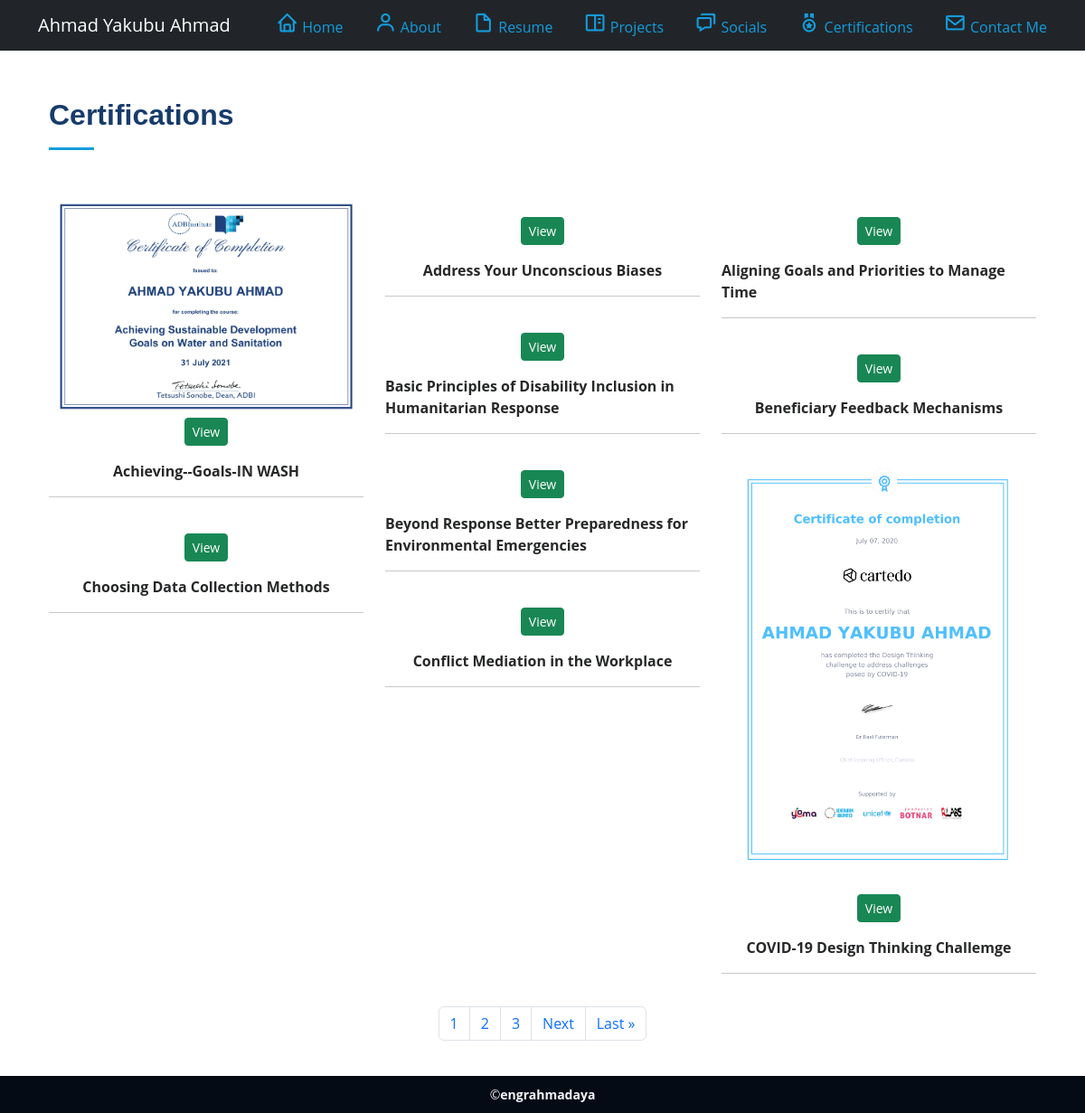
Page /certifications on the committed database.
### baseapp/models.py (models this page shows, shortened)
class Certification(models.Model):
    title = models.CharField(max_length=100)
    description = models.TextField(null=True, blank=True)
    image = models.ImageField(upload_to='certificates', null=True, blank=True)
    year_acquired = models.DateField(null=True, blank=True)
    provider = models.CharField(max_length=200, null=True, blank=True)

### baseapp/views.py (the view)
# urls.py: path('certifications', views.certifications, name="certifications"),
def certifications(request):
    certificates = Certification.objects.order_by('title')
    paginator = Paginator(certificates, 9)
    page_number = request.GET.get('page')
    page_obj = paginator.get_page(page_number)
    context = {'certificates' : certificates, 'page_obj' : page_obj}
    return render(request, 'baseapp/certifications.html', context)

### baseapp/templates/baseapp/certifications.html (shortened to what this page needs)
{% extends 'baseapp/base.html' %}
{% load static %}
{% block content  %}
  <section id="portfolio" class="container">
    <div class="container">
      <div class="section-title">
        <h2>Certifications</h2>
      </div>
      <div class="row portfolio-container justify-content-center align-content-center" data-aos="fade-up" data-aos-delay="100">
        {% for certificate in page_obj %}
        <div class="col-lg-4 col-md-6 portfolio-item filter-app">
          <div class="portfolio-wrap">
            <img src="{{certificate.image.url}}" class="img-fluid" alt="">
            <div class="portfolio-links align-items-center justify-content-center">
              <a href="{{certificate.image.url}}" data-gallery="portfolioGallery" class="portfolio-lightbox align-items-center justify-content-center d-flex" title="App 1"><button class="btn btn-sm btn-success align-items-center justify-content-center d-flex float-center">View</button></a>
            </div>
          </div>
          <strong class="d-flex justify-content-center mt-3">{{certificate.title}}</strong>
          <hr>
        </div>
        {% endfor %}
      </div>
      <ul class="pagination justify-content-center" style="margin:20px 0">
        <li class="page-item"><a class="page-link" href="?page=1">1</a></li>
        <li class="page-item"><a class="page-link" href="?page=2">2</a></li>
        <li class="page-item"><a class="page-link" href="?page=3">3</a></li>
        {% if page_obj.has_next %}
        <li class="page-item"><a class="page-link" href="?page={{ page_obj.next_page_number }}">Next</a></li>
        <li class="page-item"><a class="page-link" href="?page={{ page_obj.paginator.num_pages }}">Last &raquo;</a></li>
        {% endif %}
      </ul>
    </div>
  </section>
{% endblock content %}

### static/assets/css/style.css (style rules this page uses)
body, html { font-family: "Open Sans", sans-serif; color: #272829; }
a { color: #149ddd; text-decoration: none; }
h1, h2, h3, h4, h5, h6 { font-family: "Raleway", sans-serif; }
section { padding: 60px 0; overflow: hidden; }
.section-title { padding-bottom: 30px; }
.section-title h2 { font-size: 32px; font-weight: bold; margin-bottom: 20px; padding-bottom: 20px; position: relative; color: #173b6c; }
.section-title h2::after { content: ""; position: absolute; display: block; width: 50px; height: 3px; background: #149ddd; bottom: 0; left: 0; }

### rows in the picture
Certification: image (picture), title "Achieving--Goals-IN WASH"
Certification: title "Address Your Unconscious Biases"
Certification: title "Aligning Goals and Priorities to Manage Time"
Certification: title "Basic Principles of Disability Inclusion in Humanitarian Response"
Certification: title "Beneficiary Feedback Mechanisms"
Certification: title "Beyond Response Better Preparedness for Environmental Emergencies"
Certification: image (picture), title "COVID-19 Design Thinking Challemge"
Certification: title "Choosing Data Collection Methods"
Certification: title "Conflict Mediation in the Workplace"
